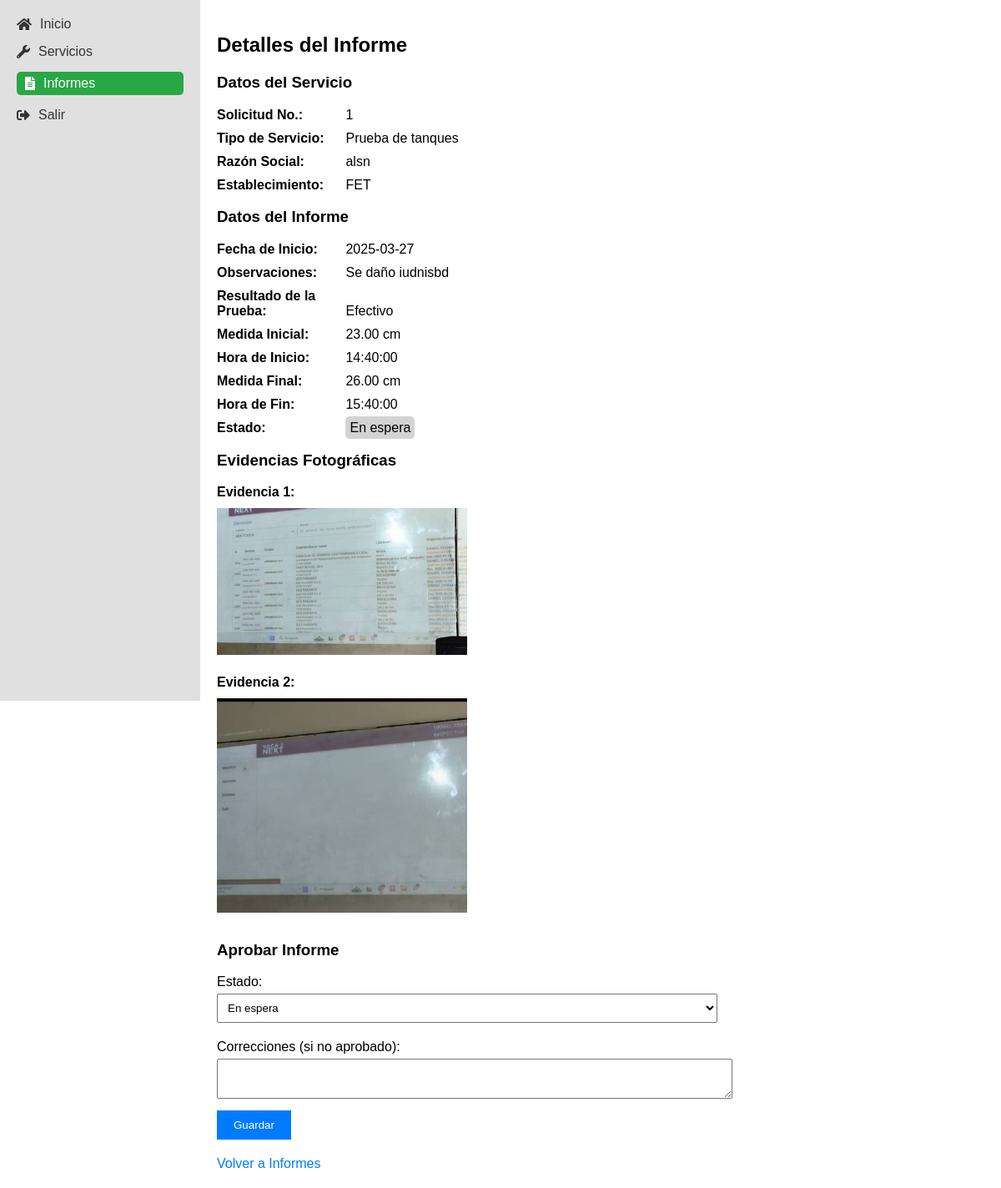
The app's page /ver_informe.php?id=1 (signed in) with its own data.
### tables this page shows
CREATE TABLE `informes` (
  `id` int(11) NOT NULL,
  `servicio_id` int(11) DEFAULT NULL,
  `fecha_inicio` date DEFAULT NULL,
  `observaciones` text DEFAULT NULL,
  `resultado` varchar(255) DEFAULT NULL,
  `medida_inicial` decimal(5,2) DEFAULT NULL,
  `hora_inicio` time DEFAULT NULL,
  `medida_final` decimal(5,2) DEFAULT NULL,
  `hora_fin` time DEFAULT NULL,
  `imagen1` varchar(255) DEFAULT NULL,
  `imagen2` varchar(255) DEFAULT NULL,
  `created_at` timestamp NOT NULL DEFAULT current_timestamp(),
  `estado` enum('en_espera','aprobado','no_aprobado') DEFAULT 'en_espera',
  `correcciones` text DEFAULT NULL,
  `created_by` int(11) NOT NULL
);

CREATE TABLE `servicios` (
  `id` int(11) NOT NULL,
  `solicitud_no` varchar(50) DEFAULT NULL,
  `tipo_servicio` varchar(100) DEFAULT NULL,
  `razon_social` varchar(100) DEFAULT NULL,
  `establecimiento` varchar(100) DEFAULT NULL,
  `nit` varchar(20) DEFAULT NULL,
  `material` varchar(50) DEFAULT NULL,
  `tipo_tanque` varchar(50) DEFAULT NULL,
  `capacidad` int(11) DEFAULT NULL,
  `producto` varchar(50) DEFAULT NULL,
  `ano_fabricacion` int(11) DEFAULT NULL,
  `sucursal` varchar(100) DEFAULT NULL,
  `usuario` varchar(100) DEFAULT NULL,
  `fecha_inicio` date DEFAULT NULL,
  `created_by` int(11) DEFAULT NULL,
  `created_at` timestamp NOT NULL DEFAULT current_timestamp()
);

### ver_informe.php (the view, shortened to what this page needs)
<?php
include 'db_connect.php';
$informe_id = $_GET['id'];
$sql = "SELECT i.*, s.razon_social, s.sucursal, s.solicitud_no, s.tipo_servicio, s.establecimiento
        FROM informes i
        LEFT JOIN servicios s ON i.servicio_id = s.id
        WHERE i.id = :id";
$stmt = $conn->prepare($sql);
$stmt->execute([':id' => $informe_id]);
$informe = $stmt->fetch(PDO::FETCH_ASSOC);
?>
<!DOCTYPE html>
<html lang="es">
<head>
    <link rel="stylesheet" href="https://cdnjs.cloudflare.com/ajax/libs/font-awesome/5.15.4/css/all.min.css">
</head>
<body>
    <div class="sidebar">
        <a href="<?php echo $_SESSION['rol'] == 'administrador' ? 'admin_dashboard.php' : 'tecnico_dashboard.php'; ?>"><i class="fas fa-home"></i> Inicio</a>
        <a href="<?php echo $_SESSION['rol'] == 'administrador' ? 'subir_servicio.php' : 'servicio.php'; ?>"><i class="fas fa-wrench"></i> Servicios</a>
        <a href="<?php echo $_SESSION['rol'] == 'administrador' ? 'informes_admin.php' : 'informes.php'; ?>" class="active"><i class="fas fa-file-alt"></i> Informes</a>
        <a href="logout.php"><i class="fas fa-sign-out-alt"></i> Salir</a>
    </div>
    <div class="main-content">
        <div class="informe-details">
            <h2>Detalles del Informe</h2>
            <h3>Datos del Servicio</h3>
            <p><strong>Solicitud No.:</strong> <?php echo htmlspecialchars($informe['solicitud_no'] ?? 'No disponible'); ?></p>
            <p><strong>Tipo de Servicio:</strong> <?php echo htmlspecialchars($informe['tipo_servicio'] ?? 'No disponible'); ?></p>
            <p><strong>Razón Social:</strong> <?php echo htmlspecialchars($informe['razon_social'] ?? 'No disponible'); ?></p>
            <p><strong>Establecimiento:</strong> <?php echo htmlspecialchars($informe['establecimiento'] ?? 'No disponible'); ?></p>
            <h3>Datos del Informe</h3>
            <p><strong>Fecha de Inicio:</strong> <?php echo htmlspecialchars($informe['fecha_inicio']); ?></p>
            <p><strong>Observaciones:</strong> <?php echo htmlspecialchars($informe['observaciones']); ?></p>
            <p><strong>Resultado de la Prueba:</strong> <?php echo htmlspecialchars($informe['resultado']); ?></p>
            <p><strong>Medida Inicial:</strong> <?php echo htmlspecialchars($informe['medida_inicial']); ?> cm</p>
            <p><strong>Hora de Inicio:</strong> <?php echo htmlspecialchars($informe['hora_inicio']); ?></p>
            <p><strong>Medida Final:</strong> <?php echo htmlspecialchars($informe['medida_final']); ?> cm</p>
            <p><strong>Hora de Fin:</strong> <?php echo htmlspecialchars($informe['hora_fin']); ?></p>
            <p><strong>Estado:</strong>
                <span class="estado-<?php echo $informe['estado']; ?>">
                    <?php
                    if ($informe['estado'] == 'en_espera') echo 'En espera';
                    elseif ($informe['estado'] == 'aprobado') echo 'Aprobado';
                    else echo 'No aprobado';
                    ?>
                </span>
            </p>
            <h3>Evidencias Fotográficas</h3>
            <p><strong>Evidencia 1:</strong><br><img src="<?php echo htmlspecialchars($informe['imagen1']); ?>" alt="Evidencia 1"></p>
            <?php if ($informe['imagen2']): ?>
                <p><strong>Evidencia 2:</strong><br><img src="<?php echo htmlspecialchars($informe['imagen2']); ?>" alt="Evidencia 2"></p>
            <?php endif; ?>
            <?php if ($_SESSION['rol'] == 'administrador'): ?>
                <div class="admin-form">
                    <h3>Aprobar Informe</h3>
                    <form method="POST">
                        <label>Estado:</label>
                        <select name="estado" required>
                            <option value="en_espera" <?php if ($informe['estado'] == 'en_espera') echo 'selected'; ?>>En espera</option>
                        </select>
                        <label>Correcciones (si no aprobado):</label>
                        <textarea name="correcciones"><?php echo htmlspecialchars($informe['correcciones'] ?? ''); ?></textarea>
                        <button type="submit">Guardar</button>
                    </form>
                </div>
            <?php endif; ?>
            <a href="<?php echo $_SESSION['rol'] == 'administrador' ? 'informe_admin.php' : 'informes.php'; ?>" class="back-link">Volver a Informes</a>
        </div>
    </div>
</body>
</html>

### ver_informe.php (style rules this page uses)
body { font-family: Arial, sans-serif; margin: 0; display: flex; }
.sidebar { width: 200px; background: #e0e0e0; padding: 20px; height: 100vh; }
.sidebar a { display: flex; align-items: center; color: #333; text-decoration: none; margin-bottom: 15px; }
.sidebar a i { margin-right: 10px; }
.sidebar a.active { background: #28a745; color: white; padding: 5px 10px; border-radius: 5px; }
.main-content { flex-grow: 1; padding: 20px; background: white; }
.informe-details { max-width: 600px; }
.informe-details p { margin: 10px 0; }
.informe-details p strong { display: inline-block; width: 150px; }
.informe-details img { max-width: 300px; margin: 10px 0; }
.estado-en_espera { background: #d3d3d3; color: black; padding: 5px; border-radius: 5px; }
.back-link { display: inline-block; margin-top: 20px; text-decoration: none; color: #007bff; }
.admin-form { margin-top: 20px; }
.admin-form label { display: block; margin: 10px 0 5px; }
.admin-form select, .admin-form textarea { width: 100%; padding: 8px; margin-bottom: 10px; }
.admin-form button { background: #007bff; color: white; padding: 10px 20px; border: none; cursor: pointer; }

### records on screen
informes: servicio.solicitud_no "1", servicio.tipo_servicio "Prueba de tanques", servicio.razon_social "alsn", servicio.establecimiento "FET", fecha_inicio "2025-03-27", observaciones "Se daño iudnisbd", resultado "Efectivo", medida_inicial "23.00", hora_inicio "14:40:00", medida_final "26.00", hora_fin "15:40:00", imagen1 (picture), imagen2 (picture), estado "En espera"
